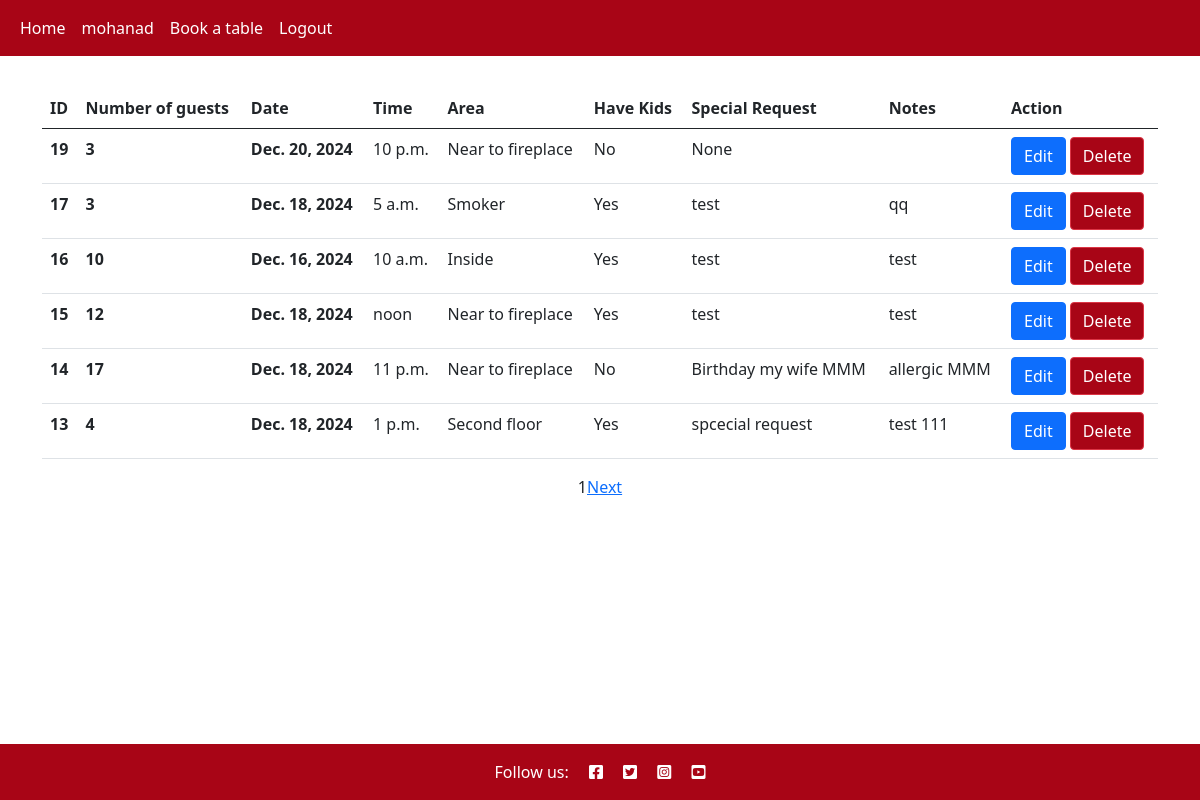
The page /reservations/ (signed in) on the database as committed earlier.
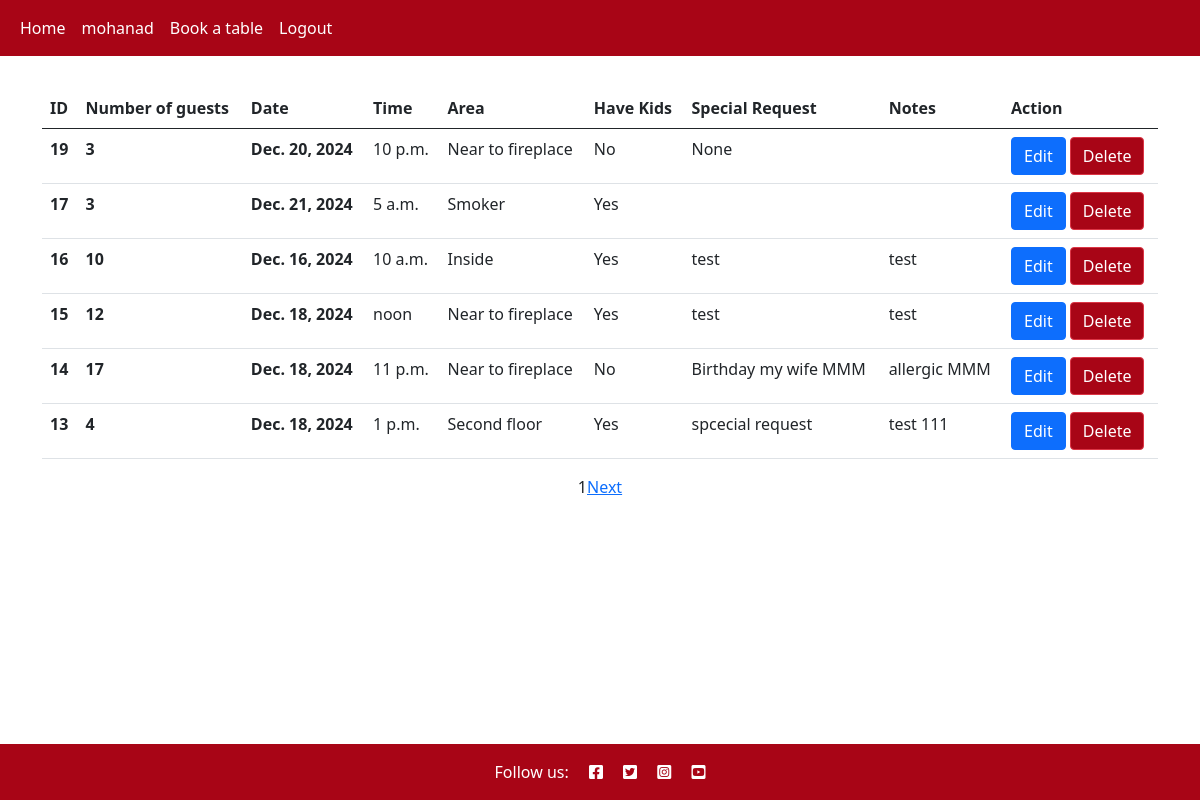
The same page on the database as committed later.
### reservation/models.py (models this page shows)
class Reservation(models.Model):
    date = models.DateField()
    time = models.TimeField()
    area = models.IntegerField(choices=AREAS, default=0)
    how_many_people = models.IntegerField(
        default=1,
        validators=[
            MaxValueValidator(25),
            MinValueValidator(1)
        ])
    customer = models.ForeignKey(User, on_delete=models.CASCADE)
    have_kids = models.BooleanField(default=False)
    special_request = models.CharField(max_length=250, default=None, blank=True, null=True)
    note = models.TextField(default=None, blank=True, null=True)
    created_on = models.DateTimeField(auto_now_add=True)

### reservation/views.py (the view)
def reservation_list(request):
    if request.user.is_anonymous is True:
        return HttpResponseRedirect(reverse('home_page'))
    else:
        temp_reservations = Reservation.objects.filter(
            customer=request.user).order_by("-created_on")
        p = Paginator(temp_reservations, 6)
        page_number = (
            1 if request.GET.get('page')
            is None else request.GET.get('page'))
        try:
            page_obj = p.get_page(page_number)  # returns the desired page object
        except PageNotAnInteger:
            page_obj = p.page(1)
        except EmptyPage:
            page_obj = p.page(p.num_pages)
        context = {'page_obj': page_obj, 'reservations': p.page(page_number)}
        return render(request, 'reservation/reservation_list.html', context)

### reservation/templates/reservation/reservation_list.html (shortened to what this page needs)
{% extends 'base.html' %}
{% block content %}
{% load static%}
<div class="container mt-3">
<table class="table">
    <thead>
      <tr>
        <th scope="col">ID</th>
        <th scope="col">Number of guests</th>
        <th scope="col">Date</th>
        <th scope="col">Time</th>
        <th scope="col">Area</th>
        <th scope="col">Have Kids</th>
        <th scope="col">Special Request</th>
        <th scope="col">Notes</th>
        <th scope="col">Action</th>
      </tr>
    </thead>
    <tbody>
        {% for reservation in reservations %}
      <tr>
        <th scope="row">{{reservation.id}}</th>
        <th scope="row">{{reservation.how_many_people}}</th>
        <th scope="row">{{reservation.date}}</th>
        <td>{{reservation.time}}</td>
        <td>{% if reservation.area == 0 %}Near to fireplace{% elif reservation.area == 1%}Terrace{% elif reservation.area == 2 %}Smoker{% elif reservation.area == 3%}Inside{% elif reservation.area == 4%}Second floor{%endif%}</td>
        <td>{% if reservation.have_kids %}Yes {%else%}No {%endif%}</td>
        <td>{{reservation.special_request}}</td>
        <td>{{reservation.note}}</td>
        <td>
            <a href="../reservations/edit_reservation/{{reservation.id}}" class="btn btn-primary btn-edit" data-reservation_id="{{reservation.id}}" >
               Edit
            </a>
            <button class="btn btn-danger btn-delete" data-reservation_id="{{reservation.id}}" data-bs-target="#deleteModal" data-bs-toggle="modal">
               Delete
            </button>
        </td>
      </tr>
        {% endfor%}
    </tbody>
  </table>
  <div class="d-flex justify-content-center">
    <span>{{page_obj.number}}</span>
    {%if page_obj.has_next %}
        <a href="?page={{page_obj.next_page_number}}" class="ml-2" >Next</a>
    {% endif %}
</div>
</div>
{% endblock content%}

Rows that differ between the two databases and show on the page:
changed Reservation id 17: date "Dec. 18, 2024" → "Dec. 21, 2024"; special_request "test" → (not shown); note "qq" → (not shown)
